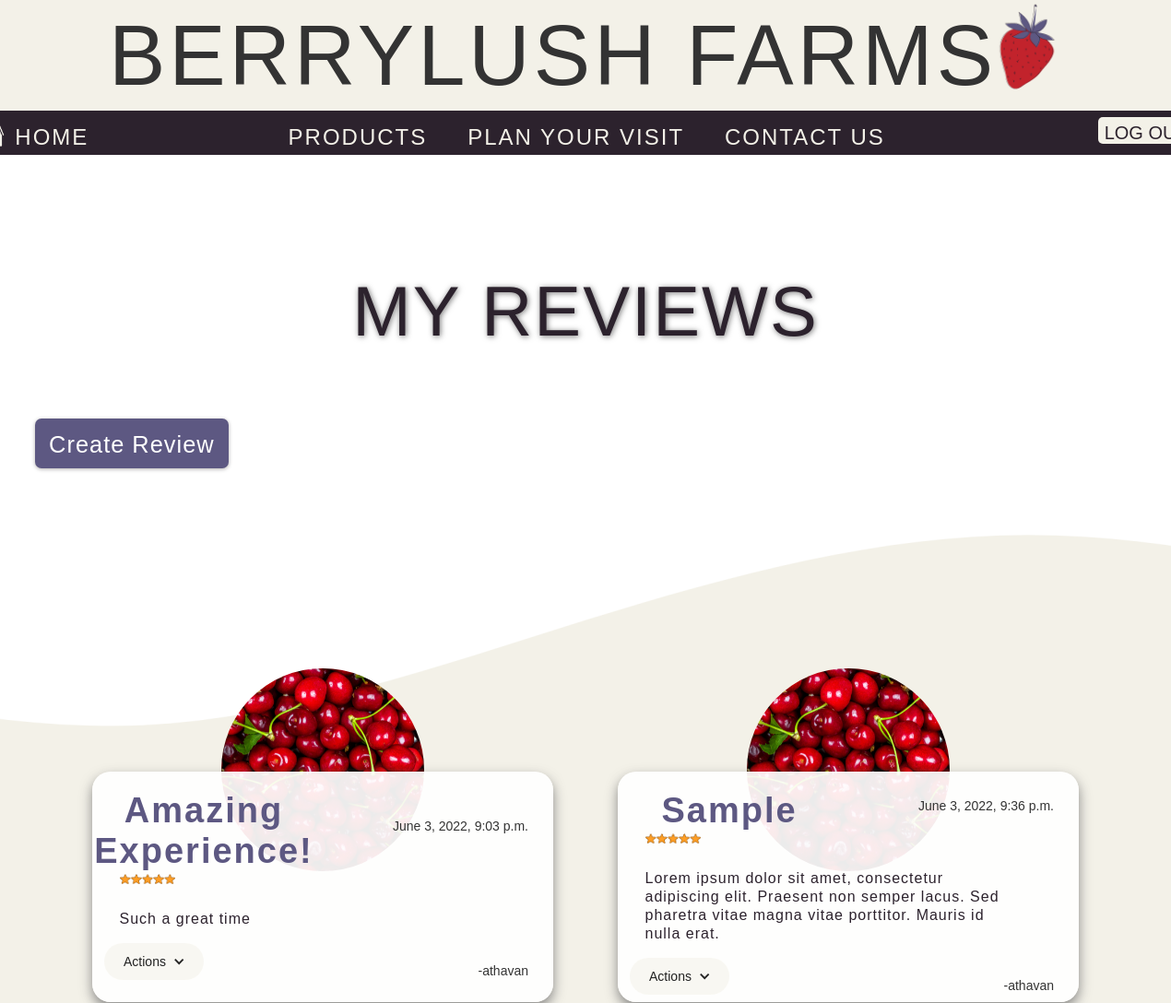
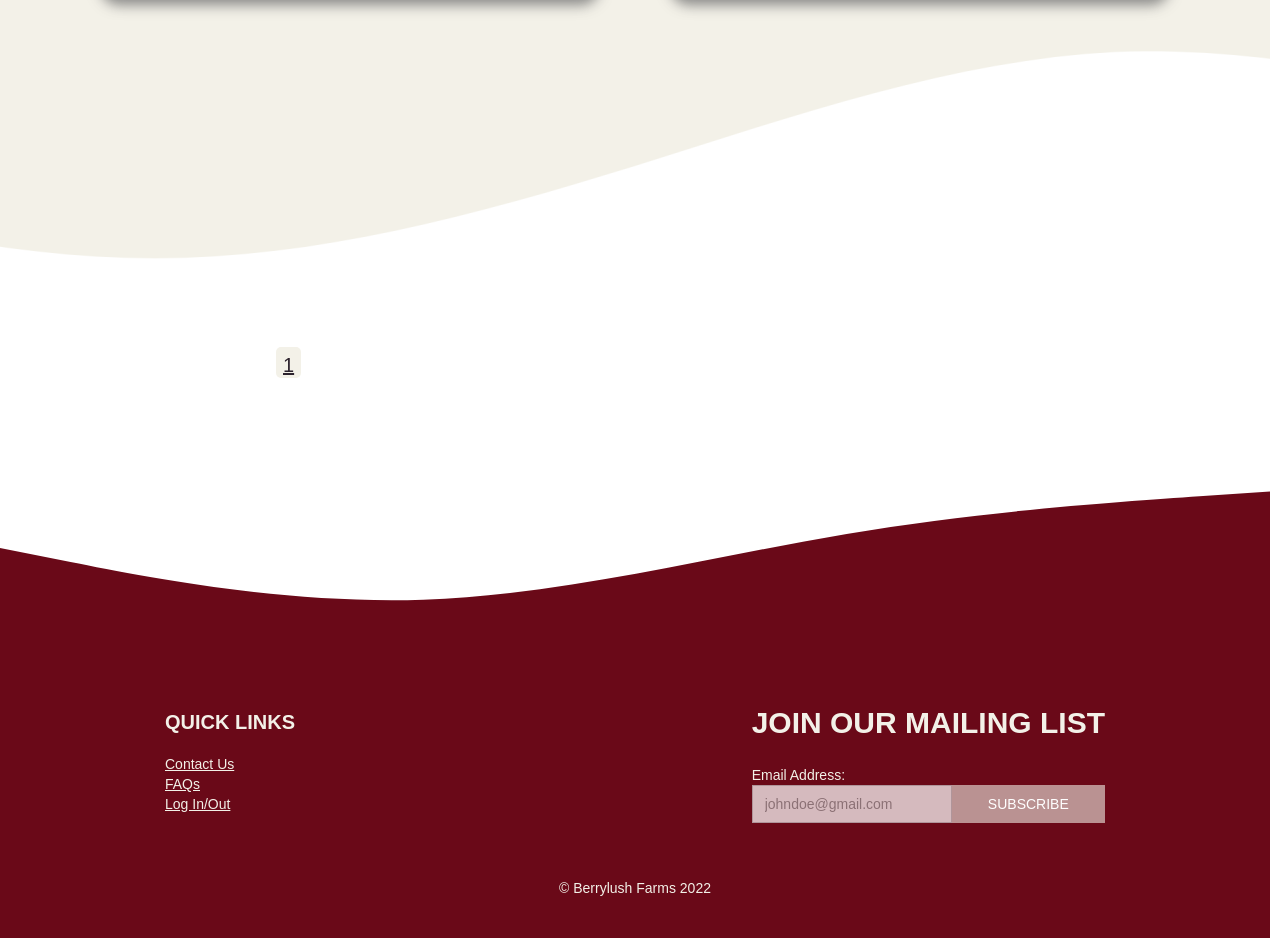
The page /reviews-create-edit/ (signed in) on the database its author committed (2 pictures, top to bottom).
### berrylush_app/models.py (models this page shows, shortened)
class Review(models.Model):
    PRODUCT_CHOICES = (
        ('strawberries', 'Strawberries'),
        ('blueberries', 'Blueberries'),
        ('raspberries', 'Raspberries'),
        ('blackberries', 'Blackberries'),
        ('cherries', 'Cherries'),
        ('jam', 'Jam'),
        ('farm visit', 'Farm Visit'),
    )
    RATING_CHOICES = (
        ('1 star', '1 Star'),
        ('2 stars', '2 Stars'),
        ('3 stars', '3 Stars'),
        ('4 stars', '4 Stars'),
        ('5 stars', '5 Stars'),
    )
    owner = models.ForeignKey(User, on_delete=models.CASCADE, null=True, blank = True, editable = False)
    created = models.DateTimeField(auto_now_add=True)
    title = models.CharField(max_length=200)
    product = models.CharField(max_length=15, choices=PRODUCT_CHOICES, default='farm visit')
    rating = models.CharField(max_length=15, choices=RATING_CHOICES, default='5 stars')
    comment = models.TextField(null=True, blank=True)
    id = models.UUIDField(default=uuid.uuid4, unique=True, primary_key=True, editable=False)

### berrylush_app/views.py (the view, shortened to what this page needs)
# urls.py: path('reviews-create-edit/', views.reviewscreateedit, name= "reviews-create-edit"),
def reviewscreateedit(request):
    form = ReviewForm()
    if request.user.is_authenticated:
        review = Review.objects.distinct().filter(Q(owner = request.user))
        page = request.GET.get('page')
        results = 4
        paginator = Paginator(review, results)
        try:
            review = paginator.page(page)
        except PageNotAnInteger:
            page = 1
            review = paginator.page(page)
        except EmptyPage:
            page = paginator.num_pages
            review = paginator.page(page)
    if request.user.is_authenticated:
        context = {'review': review, 'form': form, 'paginator': paginator}
    else:
        context = {'form': form}
    return render(request, 'reviews-create-edit.html', context)

### berrylush_app/forms.py
class ReviewForm(ModelForm):
    class Meta:
        model = Review
        fields = '__all__'

### templates/reviews-create-edit.html (shortened to what this page needs)
<!DOCTYPE html>
{% load static %}
<html data-wf-page="628f96eaa9c27b8c15b84307" data-wf-site="628e314fcfef35723be0b586">
<head>
  <link href="{% static 'css/normalize.css' %}" rel="stylesheet" type="text/css">
  <link href="{% static 'css/webflow.css' %}" rel="stylesheet" type="text/css">
  <link href="{% static 'css/berrylush-farms-40f935-013dcfb147edea68.webflow.css' %}" rel="stylesheet" type="text/css">
</head>
<body>
  <div class="section-5 wf-section">
    <div class="div-block-5"><img src="{% static 'images/2.png' %}" loading="lazy" alt="" class="image-9">
      <h1 class="heading-7">BERRYLUSH FARMS</h1>
    </div>
  </div>
  <div data-animation="default" data-collapse="medium" data-duration="400" data-easing="ease" data-easing2="ease" role="banner" class="navbar-3 w-nav">
    <div class="w-container">
      <nav role="navigation" class="nav-menu w-nav-menu">
        <a href="{% url 'index' %}" class="w-inline-block"><img data-w-id="ad5a66d9-01c4-9ffc-1477-0bc3040606d3" loading="lazy" src="{% static 'images/Berrylush-Website-Design-1600-×-6000px.png' %}" alt="" class="image-10 nav-item-barn-icon"></a>
        <a href="{% url 'products' %}" class="nav-link-6 nav-item w-nav-link">PRODUCTS</a>
        <a href="{% url 'plan-your-visit' %}" class="nav-item w-nav-link">PLAN YOUR VISIT</a>
        <a href="{% url 'contact-us' %}" class="nav-item w-nav-link">CONTACT US</a>
        {% if request.user.is_authenticated %}
        <a href="{% url 'logoutUser' %}" class="button-3 w-button">LOG OUT</a>
        {% else %}
        <a href="{% url 'authentication-log-in' %}" class="button-3 w-button">LOG IN</a>
        {% endif %}
        <div class="text-block-4 nav-item nav-item-barn-text">HOME</div>
      </nav>
    </div>
  </div>
  <div class="section-8 wf-section">
    <div class="div-block-15 wave-image-header"><img src="{% static 'images/wave-8.svg' %}" loading="lazy" alt="" class="image-16"></div>
    <div>
      <h1 class="heading-15">MY REVIEWS</h1>
    </div>
  </div>
  <div class="create-review-button-section wf-section">
    <div class="div-block-16">
      <a data-w-id="c572b1fc-feaa-415e-9044-9827793e4e42" href="#" class="button-create-review w-button">Create Review</a>
    </div>
  </div>
  <div class="section-21 wf-section">
    <div class="container-11 w-container">
      <div class="w-layout-grid grid-11">
        {% for entry in review %}
        <div id="w-node-_0c3a096a-9195-4f27-80ea-d82d138dfdfb-15b84307" class="div-block-29"><img src="{% static 'images/cherries.png' %}" loading="lazy" alt="" class="image-28">
          <div class="div-block-28">
            <div class="w-layout-grid grid-10">
              <h1 id="w-node-_4cc9584f-ebe4-6e28-52ab-46287838e22d-15b84307" class="heading-29">{{entry.title}}</h1>
              <div id="w-node-c6abd3cb-badb-796a-58cd-8f45be55d268-15b84307" class="text-block-25">{{entry.created}}</div><img src="{% static 'images/rating-gb4f3cffd0_1280.png' %}" loading="lazy" width="60" id="w-node-_2d7bbac3-e257-926b-045d-410e6a53963c-15b84307" srcset="{% static 'images/rating-gb4f3cffd0_1280-p-500.png' %} 500w, {% static 'images/rating-gb4f3cffd0_1280-p-800.png' %} 800w, {% static 'images/rating-gb4f3cffd0_1280-p-1080.png' %} 1080w, {% static 'images/rating-gb4f3cffd0_1280.png' %} 1280w" sizes="(max-width: 991px) 100vw, 60px" alt="" class="image-27">
              <div id="w-node-f86de7e6-a6e2-3212-3f07-ef111c445086-15b84307" class="text-block-23">{{entry.comment}}</div>
              <div data-hover="false" data-delay="0" id="w-node-_6d84f44f-a409-ee3c-d30c-59625735625b-15b84307" class="w-dropdown">
                <div data-w-id="6d84f44f-a409-ee3c-d30c-59625735625c" class="dropdown-toggle-5 w-dropdown-toggle">
                  <div data-w-id="6d84f44f-a409-ee3c-d30c-59625735625d" class="icon-7 w-icon-dropdown-toggle"></div>
                  <div class="text-block-26">Actions</div>
                </div>
              </div>
              <div id="w-node-d90ba6ef-9265-937f-f774-175774d6c0db-15b84307" class="text-block-24">-{{entry.owner}}</div>
            </div>
          </div>
        </div>
        {% endfor %}
      </div>
    </div>
  </div>
  <div class="pagination">
    <ul class="container-7">
        {% for page in paginator.page_range %}
          <a href="?page={{page}}" class="button-9">{{page}}</a>
        {% endfor %}
    </ul>
  </div>
  <img src="{% static 'images/wave-10.svg' %}" loading="lazy" width="1172" alt="" class="image-11">
  <footer id="footer" class="footer wf-section">
    <div class="div-block-10">
      <div class="div-block-11"></div>
    </div>
    <div class="w-container">
      <div class="footer-flex-container">
        <div data-w-id="bd0e0181-6421-6840-37dc-8973316b6f15" class="div-block-9 footer-content">
          <h1 class="quick-links heading-8 footer-content">QUICK LINKS</h1>
          <a href="{% url 'contact-us' %}" class="link-4 footer-content">Contact Us</a>
          <a href="{% url 'samplePDF' %}" class="link footer-content"><br>FAQs</a>
          <a href="{% url 'authentication-log-in' %}" class="link-3"><br>Log In/Out</a>
        </div>
        <div data-w-id="bd0e0181-6421-6840-37dc-8973316b6f20" class="div-block-8">
          <h2 class="footer-heading footer-content">JOIN OUR MAILING LIST</h2>
          <div class="text-block-6 footer-content">Email Address:</div>
          <div>
            <div class="w-form">
              <form id="email-form-3" name="email-form-3" data-name="Email Form 3" method="get" class="subscribe-form-flex">
                <div class="subscribe-form-input-wrapper"><input type="email" class="subscribe-form-input footer-content w-input" maxlength="256" name="Subscriber-Email-2" data-name="Subscriber Email 2" placeholder="johndoe@gmail.com" id="Subscriber-Email-2" required=""><input type="submit" value="SUBSCRIBE" data-wait="Please wait..." class="submit-button-2 footer-content w-button"></div>
              </form>
            </div>
          </div>
        </div>
      </div>
      <div class="text-block-5 footer-content">© Berrylush Farms 2022</div>
    </div>
  </footer>
</body>
</html>

### static/css/webflow.css (style rules this page uses)
[class^="w-icon-"], [class*=" w-icon-"] { font-family: 'webflow-icons' !important; speak: none; font-style: normal; font-weight: normal; font-variant: normal; text-transform: none; line-height: 1; -webkit-font-smoothing: antialiased; -moz-osx-font-smoothing: grayscale; }
.w-icon-arrow-down:before, .w-icon-dropdown-toggle:before { content: "\e603"; }
* { -webkit-box-sizing: border-box; -moz-box-sizing: border-box; box-sizing: border-box; }
html { height: 100%; }
body { margin: 0; min-height: 100%; background-color: #fff; font-family: Arial, sans-serif; font-size: 14px; line-height: 20px; color: #333; }
img { max-width: 100%; vertical-align: middle; display: inline-block; }
.w-inline-block { max-width: 100%; display: inline-block; }
.w-button { display: inline-block; padding: 9px 15px; background-color: #3898EC; color: white; border: 0; line-height: inherit; text-decoration: none; cursor: pointer; border-radius: 0; }
input.w-button { -webkit-appearance: button; }
h1, h2, h3, h4, h5, h6 { font-weight: bold; margin-bottom: 10px; }
h1 { font-size: 38px; line-height: 44px; margin-top: 20px; }
h2 { font-size: 32px; line-height: 36px; margin-top: 20px; }
ul, ol { margin-top: 0px; margin-bottom: 10px; padding-left: 40px; }
.w-form { margin: 0 0 15px; }
.w-input, .w-select { display: block; width: 100%; height: 38px; padding: 8px 12px; margin-bottom: 10px; font-size: 14px; line-height: 1.428571429; color: #333333; vertical-align: middle; background-color: #ffffff; border: 1px solid #cccccc; }
.w-container { margin-left: auto; margin-right: auto; max-width: 940px; }
.w-container:before, .w-container:after { content: " "; display: table; grid-column-start: 1; grid-row-start: 1; grid-column-end: 2; grid-row-end: 2; }
.w-container:after { clear: both; }
.w-dropdown { display: inline-block; position: relative; text-align: left; margin-left: auto; margin-right: auto; z-index: 900; }
.w-dropdown-btn, .w-dropdown-toggle, .w-dropdown-link { position: relative; vertical-align: top; text-decoration: none; color: #222222; padding: 20px; text-align: left; margin-left: auto; margin-right: auto; white-space: nowrap; }
.w-dropdown-toggle { -webkit-user-select: none; -moz-user-select: none; -ms-user-select: none; user-select: none; display: inline-block; cursor: pointer; padding-right: 40px; }
.w-icon-dropdown-toggle { position: absolute; top: 0; right: 0; bottom: 0; margin: auto; margin-right: 20px; width: 1em; height: 1em; }
.w-nav { position: relative; background: #dddddd; z-index: 1000; }
.w-nav:before, .w-nav:after { content: " "; display: table; grid-column-start: 1; grid-row-start: 1; grid-column-end: 2; grid-row-end: 2; }
.w-nav:after { clear: both; }
.w-nav-link { position: relative; display: inline-block; vertical-align: top; text-decoration: none; color: #222222; padding: 20px; text-align: left; margin-left: auto; margin-right: auto; }
.w-nav-menu { position: relative; float: right; }

### rows shown on the page
Review: title "Amazing Experience!", created "June 3, 2022, 9:03 p.m.", comment "Such a great time", owner "athavan"
Review: title "Sample", created "June 3, 2022, 9:36 p.m.", comment "Lorem ipsum dolor sit amet, consectetur adipiscing elit. Praesent non semper lacus. Sed pharetra vitae magna vitae porttitor. Mauris id nulla erat.", owner "athavan"

### other values the page prints
{{ page }} "1"
